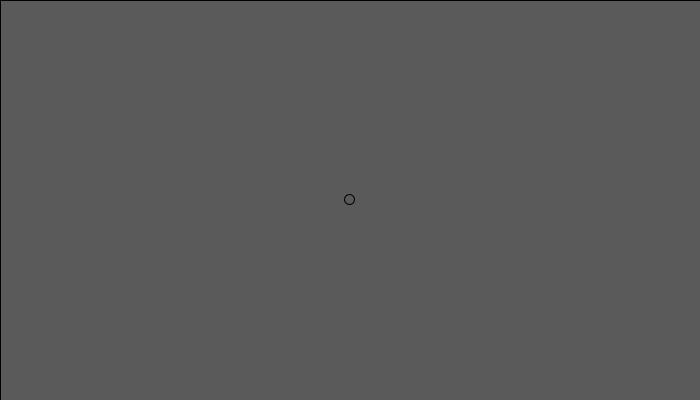
Frame 1 (no input)
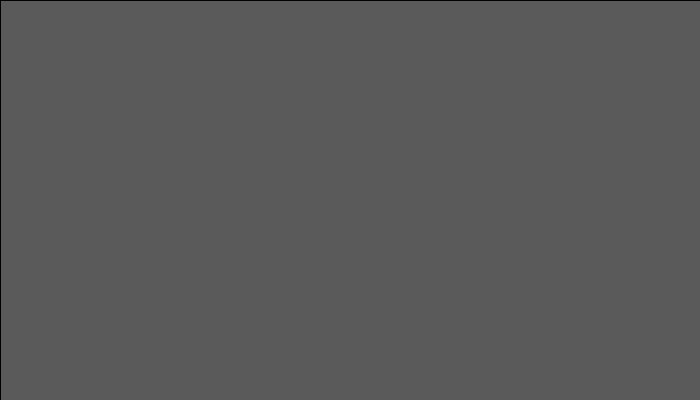
Frame 60 (the mouse pressed at the canvas centre just before this capture)
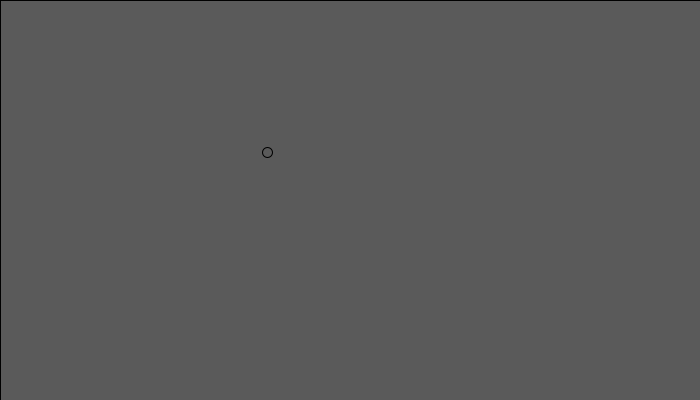
Frame 120 (the mouse held since frame 60 and released just before this capture)

The Processing sketch that drew these frames (run headless with seeded random() and noise(); from frame 60 on, the mouse is pressed at the canvas centre):

// Processing sketch: processing_36348
// ── processing_36348.pde

Ball ball;

void setup(){
  size(700,400);
  smooth();
  background(90);
  
 
  ball = new Ball();
}
  
  void draw(){
    fill(90);
    rect(0,0,width,height); 
    
    ball.update();
    ball.display();
  }

       class Ball {
  
 //specify what classes
 
 PVector location;
 PVector velocity;
 PVector acceleration;
 float topspeed;
 
 // apply vectors to Ball
 
 Ball(){
   location = new PVector(width/2,height/2);
   velocity = new PVector(0,0);
   acceleration = new PVector(-0.002,0.03);
   topspeed = 10;
 }
 
 void update(){
   //direction of ball
   PVector mouse = new PVector(mouseX,mouseY);
   PVector dir = PVector.sub(mouse,location);
   
   dir.normalize();
   
   dir.mult(0.5);
   
   acceleration = dir;
   
   velocity.add(acceleration);
   velocity.limit(topspeed);
   location.add(velocity);
 }
  
  
  void display(){
    fill(90);
    ellipse(location.x,location.y,10,10);
 
  }


}         
                
